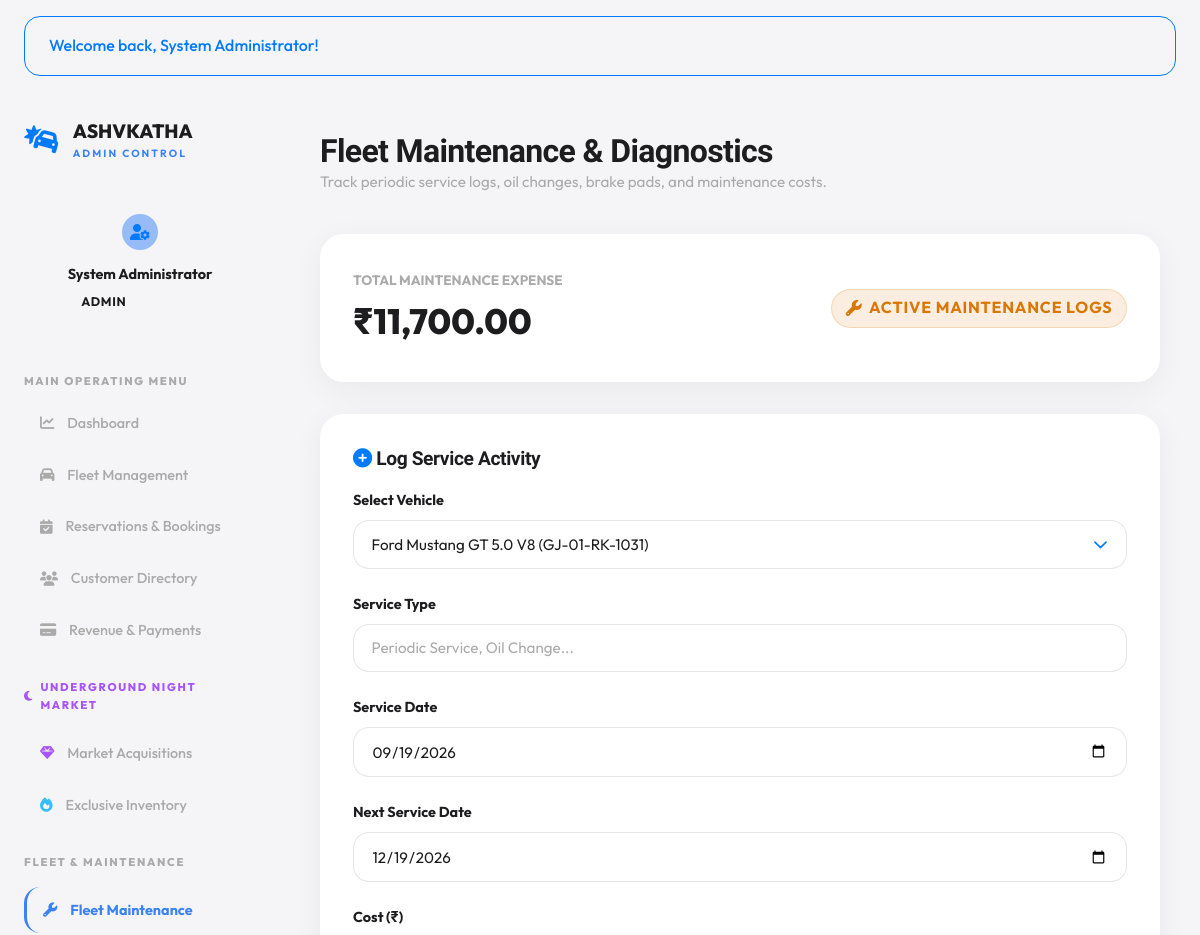
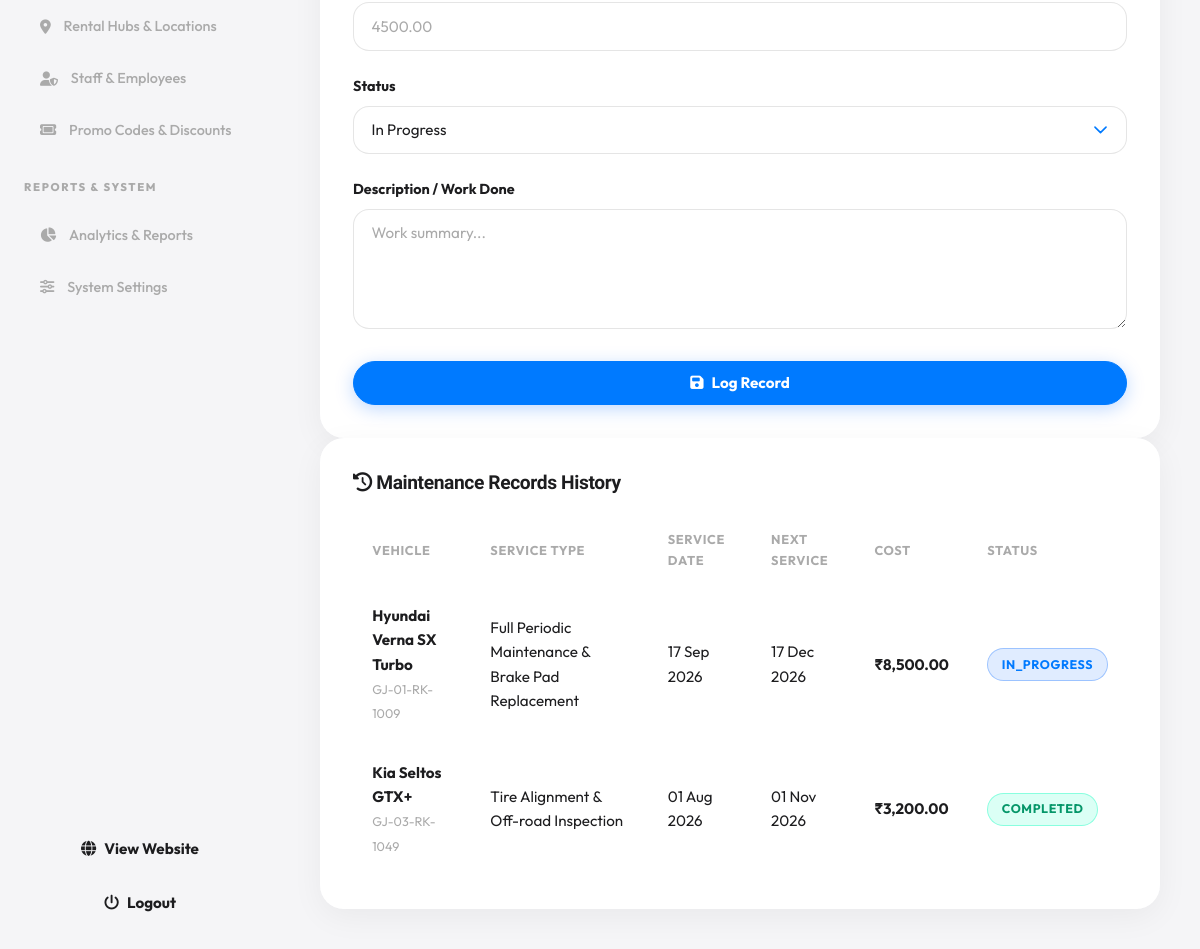
The page /admin/maintenance.php (signed in) on the database its author committed (2 pictures, top to bottom).
### tables this page shows
CREATE TABLE `maintenance_records` (
  `id` int(11) NOT NULL AUTO_INCREMENT,
  `vehicle_id` int(11) NOT NULL,
  `service_type` varchar(100) NOT NULL,
  `service_date` date NOT NULL,
  `next_service_date` date NOT NULL,
  `cost` decimal(10,2) NOT NULL,
  `description` text NOT NULL,
  `status` enum('scheduled','in_progress','completed') NOT NULL DEFAULT 'scheduled',
  PRIMARY KEY (`id`),
  KEY `vehicle_id` (`vehicle_id`),
  CONSTRAINT `maintenance_records_ibfk_1` FOREIGN KEY (`vehicle_id`) REFERENCES `vehicles` (`id`) ON DELETE CASCADE
);

CREATE TABLE `vehicles` (
  `id` int(11) NOT NULL AUTO_INCREMENT,
  `category_id` int(11) NOT NULL,
  `location_id` int(11) NOT NULL,
  `brand` varchar(50) NOT NULL,
  `model` varchar(50) NOT NULL,
  `year` int(11) NOT NULL,
  `reg_number` varchar(30) NOT NULL,
  `fuel_type` enum('Petrol','Diesel','Electric','Hybrid') NOT NULL,
  `transmission` enum('Automatic','Manual') NOT NULL,
  `seating_capacity` int(11) NOT NULL,
  `daily_rate` decimal(10,2) NOT NULL,
  `hourly_rate` decimal(10,2) NOT NULL,
  `deposit_amount` decimal(10,2) NOT NULL,
  `status` enum('available','reserved','rented','returned','maintenance') NOT NULL DEFAULT 'available',
  `insurance_expiry` date DEFAULT '2026-12-31',
  `puc_expiry` date DEFAULT '2026-12-31',
  `image_url` varchar(255) NOT NULL,
  `mileage` varchar(50) NOT NULL,
  `description` text NOT NULL,
  `features` text NOT NULL,
  PRIMARY KEY (`id`),
  UNIQUE KEY `reg_number` (`reg_number`),
  KEY `category_id` (`category_id`),
  KEY `location_id` (`location_id`),
  CONSTRAINT `vehicles_ibfk_1` FOREIGN KEY (`category_id`) REFERENCES `vehicle_categories` (`id`) ON DELETE CASCADE,
  CONSTRAINT `vehicles_ibfk_2` FOREIGN KEY (`location_id`) REFERENCES `locations` (`id`) ON DELETE CASCADE
);

### admin/maintenance.php (the view, shortened to what this page needs)
<?php
require_once __DIR__ . '/../includes/functions.php';
$db = get_db_connection();
$records = $db->query("
    SELECT m.*, v.brand, v.model, v.reg_number
    FROM maintenance_records m
    JOIN vehicles v ON m.vehicle_id = v.id
    ORDER BY m.service_date DESC
")->fetchAll();
$all_vehicles = $db->query("SELECT id, brand, model, reg_number FROM vehicles ORDER BY brand ASC")->fetchAll();
$total_maint_cost = $db->query("SELECT SUM(cost) FROM maintenance_records")->fetchColumn() ?: 0.00;
include __DIR__ . '/../includes/header.php';
?>
<div class="dashboard-layout">
  <?php include __DIR__ . '/../includes/admin-sidebar.php'; ?>
  <main class="dashboard-content">
    <div class="dashboard-header">
      <div>
        <h1 class="dashboard-title">Fleet Maintenance & Diagnostics</h1>
        <p class="dashboard-subtitle">Track periodic service logs, oil changes, brake pads, and maintenance costs.</p>
      </div>
    </div>
    <div class="card" style="margin-bottom: 2rem;">
      <div style="display: flex; justify-content: space-between; align-items: center;">
        <div>
          <span style="font-size: 0.85rem; color: var(--text-muted); font-weight: 700;">TOTAL MAINTENANCE EXPENSE</span>
          <div style="font-size: 2.2rem; font-weight: 800; color: var(--warning);"><?php echo format_currency($total_maint_cost); ?></div>
        </div>
        <span class="badge badge-warning" style="font-size: 1rem;"><i class="fa-solid fa-wrench"></i> Active Maintenance Logs</span>
      </div>
    </div>
    <div class="catalog-layout" style="grid-template-columns: 360px 1fr;">
      <div class="card">
        <h3 style="font-size: 1.2rem; margin-bottom: 1.2rem;"><i class="fa-solid fa-plus-circle" style="color: var(--primary);"></i> Log Service Activity</h3>
        <form action="<?php echo url('/admin/maintenance.php'); ?>" method="POST">
          <div class="form-group">
            <label class="form-label">Select Vehicle</label>
            <select name="vehicle_id" class="form-control" required>
              <?php foreach ($all_vehicles as $av): ?>
                <option value="<?php echo $av['id']; ?>"><?php echo htmlspecialchars($av['brand'] . ' ' . $av['model']); ?> (<?php echo htmlspecialchars($av['reg_number']); ?>)</option>
              <?php endforeach; ?>
            </select>
          </div>
          <div class="form-group">
            <label class="form-label">Service Type</label>
            <input type="text" name="service_type" class="form-control" placeholder="Periodic Service, Oil Change..." required>
          </div>
          <div class="form-group">
            <label class="form-label">Service Date</label>
            <input type="date" name="service_date" class="form-control" value="<?php echo date('Y-m-d'); ?>" required>
          </div>
          <div class="form-group">
            <label class="form-label">Next Service Date</label>
            <input type="date" name="next_service_date" class="form-control" value="<?php echo date('Y-m-d', strtotime('+3 months')); ?>" required>
          </div>
          <div class="form-group">
            <label class="form-label">Cost (₹)</label>
            <input type="number" step="0.01" name="cost" class="form-control" placeholder="4500.00" required>
          </div>
          <div class="form-group">
            <label class="form-label">Status</label>
            <select name="status" class="form-control" required>
              <option value="in_progress">In Progress</option>
            </select>
          </div>
          <div class="form-group">
            <label class="form-label">Description / Work Done</label>
            <textarea name="description" class="form-control" placeholder="Work summary..." required></textarea>
          </div>
          <button type="submit" class="btn btn-primary" style="width: 100%; margin-top: 0.5rem;"><i class="fa-solid fa-floppy-disk"></i> Log Record</button>
        </form>
      </div>
      <div class="card">
        <h3 style="font-size: 1.2rem; margin-bottom: 1.2rem;"><i class="fa-solid fa-clock-rotate-left"></i> Maintenance Records History</h3>
        <div class="table-responsive">
          <table class="data-table">
            <thead>
              <tr>
                <th>Vehicle</th>
                <th>Service Type</th>
                <th>Service Date</th>
                <th>Next Service</th>
                <th>Cost</th>
                <th>Status</th>
              </tr>
            </thead>
            <tbody>
              <?php foreach ($records as $r): ?>
                <tr>
                  <td><strong><?php echo htmlspecialchars($r['brand'] . ' ' . $r['model']); ?></strong><br><small style="color: var(--text-muted);"><?php echo htmlspecialchars($r['reg_number']); ?></small></td>
                  <td><?php echo htmlspecialchars($r['service_type']); ?></td>
                  <td><?php echo date('d M Y', strtotime($r['service_date'])); ?></td>
                  <td><?php echo date('d M Y', strtotime($r['next_service_date'])); ?></td>
                  <td><strong><?php echo format_currency($r['cost']); ?></strong></td>
                  <td><?php echo get_status_badge($r['status']); ?></td>
                </tr>
              <?php endforeach; ?>
            </tbody>
          </table>
        </div>
      </div>
    </div>
  </main>
</div>
</body>
</html>

### includes/functions.php (shortened to what this page needs)
<?php
function url($path = '') {
    $path = '/' . ltrim($path, '/');
    return BASE_URL . $path;
}
function format_currency($amount) {
    return '₹' . number_format((float)$amount, 2, '.', ',');
}
function get_status_badge($status) {
    $status = strtolower(trim($status));
    $badge_class = 'badge-secondary';
    $label = ucfirst($status);
    switch ($status) {
        case 'available':
        case 'completed':
        case 'active':
        case 'approved':
        case 'resolved':
            $badge_class = 'badge-success';
            break;
        case 'rented':
        case 'reserved':
        case 'confirmed':
        case 'in_progress':
            $badge_class = 'badge-info';
            break;
    }
    return "<span class=\"badge {$badge_class}\">" . htmlspecialchars($label) . "</span>";
}
function display_flash_messages() {
    $types = ['success', 'error', 'info', 'warning'];
    $html = '';
    foreach ($types as $type) {
        $key = 'flash_' . $type;
        if (isset($_SESSION[$key]) && !empty($_SESSION[$key])) {
            $msg = htmlspecialchars($_SESSION[$key]);
            $html .= "<div class=\"alert alert-{$type}\">{$msg}</div>";
        }
    }
    return $html;
}

### assets/css/global.css (style rules this page uses)
:root { --primary: #007aff; --primary-glow: #3B82F680; --bg-light: #f5f5f7; --bg-dark: #1d1d1f; --bg-surface: #ffffff; --bg-card: rgba(255, 255, 255, 0.95); --bg-card-hover: #ffffff; --text-dark: #1d1d1f; --text-gray: #6e6e73; --text-muted: #aaaaaa; --text-light: #f5f5f7; --border-color: #aaaaaa; --border-light: rgba(170, 170, 170, 0.35); --border-glow: #3B82F680; --chocolate-brown: #1d1d1f; --coffeebrown: #1d1d1f; --forestgreen: #1d1d1f; --accent-green: #007aff; --border-green: rgba(0, 122, 255, 0.25); --lightyellow: #f5f5f7; --pure-black: #1d1d1f; --pure-white: #ffffff; --bg-whitesmoke: #f5f5f7; --bg-silver: #e5e5ea; --scrollbar-track: #000000; --scrollbar-thumb: #000000; --font-title: "Schibsted Grotesk", -apple-system, BlinkMacSystemFont, sans-serif; --font-body: "Outfit", -apple-system, BlinkMacSystemFont, sans-serif; --font-main: "Outfit", -apple-system, BlinkMacSystemFont, sans-serif; --radius-sm: 8px; --radius-md: 16px; --radius-lg: 24px; --radius-full: 9999px; --shadow-sm: 0 4px 16px rgba(0, 0, 0, 0.04); --shadow-lg: 0 16px 40px rgba(0, 0, 0, 0.08); --transition: none; }
*, *::before, *::after { box-sizing: border-box; margin: 0; padding: 0; }
html { font-size: 16px; scroll-behavior: auto !important; scrollbar-color: #000000 #000000 !important; scrollbar-width: thin !important; overflow-y: scroll !important; margin: 0 !important; padding: 0 !important; width: 100% !important; max-width: 100vw !important; }
body { margin: 0 !important; padding: 0 !important; width: 100% !important; max-width: 100vw !important; font-family: var(--font-body); background-color: var(--bg-light); color: var(--text-dark); line-height: 1.6; overflow-x: hidden; min-height: 100vh; display: flex; flex-direction: column; -webkit-font-smoothing: antialiased; }
h1, h2, h3, h4, h5, h6 { font-family: var(--font-title); font-weight: 800; line-height: 1.2; color: var(--text-dark); letter-spacing: -0.02em; }
.card, .glass-card { background: var(--bg-card); backdrop-filter: blur(12px); -webkit-backdrop-filter: blur(12px); border: 1px solid rgba(255, 255, 255, 0.6); border-radius: var(--radius-lg); padding: 2rem; box-shadow: 0 8px 32px rgba(0, 0, 0, 0.05); }
.btn { display: inline-flex; align-items: center; justify-content: center; gap: 0.5rem; padding: 0.85rem 1.8rem; font-family: var(--font-body); font-size: 0.95rem; font-weight: 700; line-height: 1; border-radius: var(--radius-full); border: 1px solid transparent; cursor: pointer; white-space: nowrap; text-decoration: none !important; outline: none !important; box-sizing: border-box; vertical-align: middle; transform: none !important; transition: background-color 0.15s ease, border-color 0.15s ease, box-shadow 0.15s ease, color 0.15s ease; }
.btn-primary { background-color: var(--primary); border-color: var(--primary); color: #ffffff; box-shadow: 0 4px 18px rgba(0, 102, 255, 0.25); }
.badge { display: inline-flex; align-items: center; gap: 0.4rem; padding: 0.35rem 0.85rem; font-size: 0.78rem; font-weight: 700; border-radius: var(--radius-full); text-transform: uppercase; letter-spacing: 0.05em; }
.badge-success { background-color: rgba(15, 252, 190, 0.15); color: #059669; border: 1px solid rgba(15, 252, 190, 0.4); }
.badge-info { background-color: rgba(0, 102, 255, 0.12); color: var(--primary); border: 1px solid rgba(0, 102, 255, 0.3); }
.badge-warning { background-color: rgba(217, 119, 6, 0.12); color: #d97706; border: 1px solid rgba(217, 119, 6, 0.2); }
.alert { padding: 1rem 1.5rem; border-radius: var(--radius-md); margin: 1rem 1.5rem; font-weight: 500; display: flex; align-items: center; justify-content: space-between; }
.alert-success { background-color: var(--success-bg); color: var(--accent-green); border: 1px solid var(--accent-green); }

### rows shown on the page
maintenance_records: vehicle.model "Hyundai Verna SX Turbo", vehicle.reg_number "GJ-01-RK-1009", service_type "Full Periodic Maintenance & Brake Pad Replacement", service_date "17 Sep 2026", next_service_date "17 Dec 2026", cost "₹8,500.00", status "IN_PROGRESS"
maintenance_records: vehicle.model "Kia Seltos GTX+", vehicle.reg_number "GJ-03-RK-1049", service_type "Tire Alignment & Off-road Inspection", service_date "01 Aug 2026", next_service_date "01 Nov 2026", cost "₹3,200.00", status "COMPLETED"

### other values the page prints
$msg "Welcome back, System Administrator!"
$user['full_name'] "System Administrator"
$user['role'] "ADMIN"
format_currency($total_maint_cost) "₹11,700.00"
form field vehicle_id "Ford Mustang GT 5.0 V8 (GJ-01-RK-1031)"
